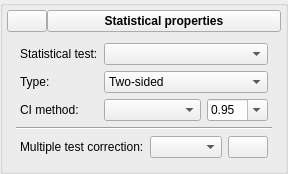
              <widget class="QGroupBox" name="groupGroupStatProperties">
               <property name="title">
                <string/>
               </property>
               <property name="flat">
                <bool>false</bool>
               </property>
               <layout class="QVBoxLayout" name="verticalLayout_17">
                <property name="spacing">
                 <number>2</number>
                </property>
                <property name="margin">
                 <number>4</number>
                </property>
                <item>
                 <layout class="QHBoxLayout" name="horizontalLayout_28">
                  <property name="spacing">
                   <number>0</number>
                  </property>
                  <item>
                   <widget class="QPushButton" name="btnGroupStatisticsArrow">
                    <property name="text">
                     <string/>
                    </property>
                    <property name="icon">
                     <iconset>
                      <normaloff>icons/downArrow.png</normaloff>icons/downArrow.png</iconset>
                    </property>
                   </widget>
                  </item>
                  <item>
                   <widget class="QPushButton" name="btnGroupStatisticsTab">
                    <property name="sizePolicy">
                     <sizepolicy hsizetype="Minimum" vsizetype="Fixed">
                      <horstretch>1</horstretch>
                      <verstretch>0</verstretch>
                     </sizepolicy>
                    </property>
                    <property name="minimumSize">
                     <size>
                      <width>0</width>
                      <height>0</height>
                     </size>
                    </property>
                    <property name="maximumSize">
                     <size>
                      <width>16777215</width>
                      <height>16777215</height>
                     </size>
                    </property>
                    <property name="baseSize">
                     <size>
                      <width>0</width>
                      <height>0</height>
                     </size>
                    </property>
                    <property name="font">
                     <font>
                      <weight>75</weight>
                      <bold>true</bold>
                     </font>
                    </property>
                    <property name="text">
                     <string>Statistical properties</string>
                    </property>
                    <property name="checkable">
                     <bool>false</bool>
                    </property>
                    <property name="checked">
                     <bool>false</bool>
                    </property>
                   </widget>
                  </item>
                 </layout>
                </item>
                <item>
                 <widget class="QWidget" name="widgetGroupStatisticalProp" native="true">
                  <property name="sizePolicy">
                   <sizepolicy hsizetype="Preferred" vsizetype="Preferred">
                    <horstretch>0</horstretch>
                    <verstretch>1</verstretch>
                   </sizepolicy>
                  </property>
                  <layout class="QVBoxLayout" name="verticalLayout_18">
                   <item>
                    <layout class="QFormLayout" name="formLayout_8">
                     <property name="fieldGrowthPolicy">
                      <enum>QFormLayout::AllNonFixedFieldsGrow</enum>
                     </property>
                     <property name="leftMargin">
                      <number>4</number>
                     </property>
                     <property name="rightMargin">
                      <number>4</number>
                     </property>
                     <item row="0" column="0">
                      <widget class="QLabel" name="lblGroupStatisticalTest">
                       <property name="text">
                        <string>Statistical test:</string>
                       </property>
                      </widget>
                     </item>
                     <item row="0" column="1">
                      <widget class="QComboBox" name="cboGroupStatTests">
                       <property name="sizePolicy">
                        <sizepolicy hsizetype="Expanding" vsizetype="Fixed">
                         <horstretch>0</horstretch>
                         <verstretch>0</verstretch>
                        </sizepolicy>
                       </property>
                       <property name="minimumSize">
                        <size>
                         <width>0</width>
                         <height>20</height>
                        </size>
                       </property>
                       <property name="statusTip">
                        <string>Set statistical test to perform</string>
                       </property>
                      </widget>
                     </item>
                     <item row="1" column="0">
                      <widget class="QLabel" name="label_22">
                       <property name="text">
                        <string>Type:</string>
                       </property>
                      </widget>
                     </item>
                     <item row="1" column="1">
                      <widget class="QComboBox" name="cboGroupSignTestType">
                       <property name="sizePolicy">
                        <sizepolicy hsizetype="Expanding" vsizetype="Fixed">
                         <horstretch>0</horstretch>
                         <verstretch>0</verstretch>
                        </sizepolicy>
                       </property>
                       <property name="currentIndex">
                        <number>1</number>
                       </property>
                       <item>
                        <property name="text">
                         <string>One-sided</string>
                        </property>
                       </item>
                       <item>
                        <property name="text">
                         <string>Two-sided</string>
                        </property>
                       </item>
                      </widget>
                     </item>
                     <item row="2" column="0">
                      <widget class="QLabel" name="lblGroupConfidenceIntervalMethod">
                       <property name="text">
                        <string>CI method:</string>
                       </property>
                      </widget>
                     </item>
                     <item row="2" column="1">
                      <layout class="QHBoxLayout" name="horizontalLayout_29">
                       <item>
                        <widget class="QComboBox" name="cboGroupConfIntervMethods">
                         <property name="sizePolicy">
                          <sizepolicy hsizetype="Expanding" vsizetype="Fixed">
                           <horstretch>1</horstretch>
                           <verstretch>0</verstretch>
                          </sizepolicy>
                         </property>
                        </widget>
                       </item>
                       <item>
                        <widget class="QComboBox" name="cboGroupNominalCoverage">
                         <property name="sizePolicy">
                          <sizepolicy hsizetype="Preferred" vsizetype="Fixed">
                           <horstretch>0</horstretch>
                           <verstretch>0</verstretch>
                          </sizepolicy>
                         </property>
                         <property name="minimumSize">
                          <size>
                           <width>0</width>
                           <height>20</height>
                          </size>
                         </property>
                         <property name="statusTip">
                          <string>Set level of significance</string>
                         </property>
                         <property name="editable">
                          <bool>true</bool>
                         </property>
                         <property name="currentIndex">
                          <number>1</number>
                         </property>
                         <item>
                          <property name="text">
                           <string>0.90</string>
                          </property>
                         </item>
                         <item>
                          <property name="text">
                           <string>0.95</string>
                          </property>
                         </item>
                         <item>
                          <property name="text">
                           <string>0.98</string>
                          </property>
                         </item>
                         <item>
                          <property name="text">
                           <string>0.99</string>
                          </property>
                         </item>
                         <item>
                          <property name="text">
                           <string>0.999</string>
                          </property>
                         </item>
                        </widget>
                       </item>
                      </layout>
                     </item>
                    </layout>
                   </item>
                   <item>
                    <widget class="Line" name="line_4">
                     <property name="orientation">
                      <enum>Qt::Horizontal</enum>
                     </property>
                    </widget>
                   </item>
                   <item>
                    <layout class="QHBoxLayout" name="horizontalLayout_30">
                     <property name="leftMargin">
                      <number>4</number>
                     </property>
                     <property name="rightMargin">
                      <number>4</number>
                     </property>
                     <item>
                      <widget class="QLabel" name="label_23">
                       <property name="text">
                        <string>Multiple test correction:</string>
                       </property>
                      </widget>
                     </item>
                     <item>
                      <widget class="QComboBox" name="cboGroupMultCompMethod">
                       <property name="sizePolicy">
                        <sizepolicy hsizetype="Expanding" vsizetype="Fixed">
                         <horstretch>1</horstretch>
                         <verstretch>0</verstretch>
                        </sizepolicy>
                       </property>
                      </widget>
                     </item>
                     <item>
                      <widget class="QPushButton" name="btnGroupMultCompCorrectionInfo">
                       <property name="text">
                        <string/>
                       </property>
                       <property name="icon">
                        <iconset>
                         <normaloff>icons/Info.png</normaloff>icons/Info.png</iconset>
                       </property>
                      </widget>
                     </item>
                    </layout>
                   </item>
                  </layout>
                 </widget>
                </item>
               </layout>
              </widget>
